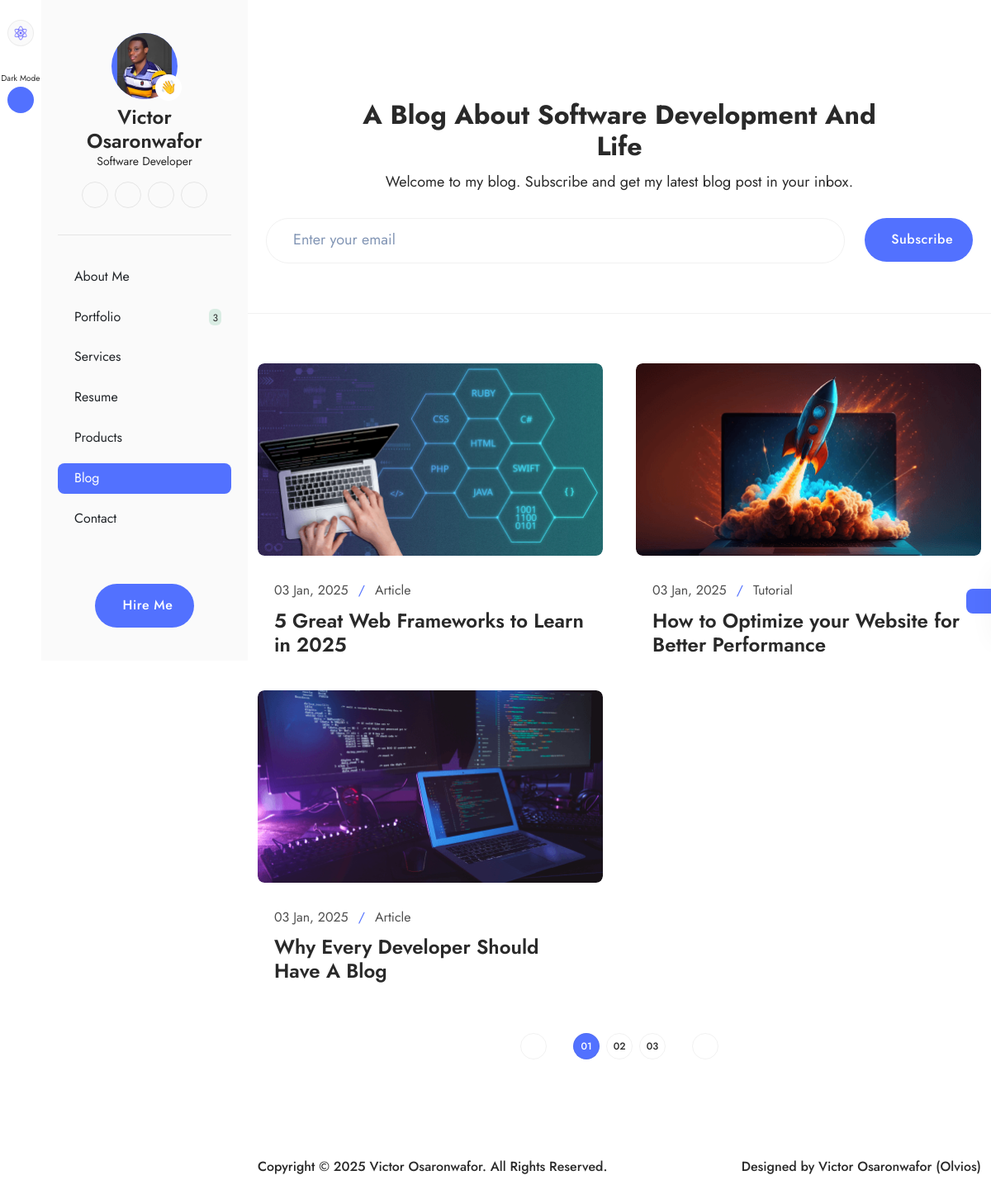
The page /blog.php on the database as committed earlier.
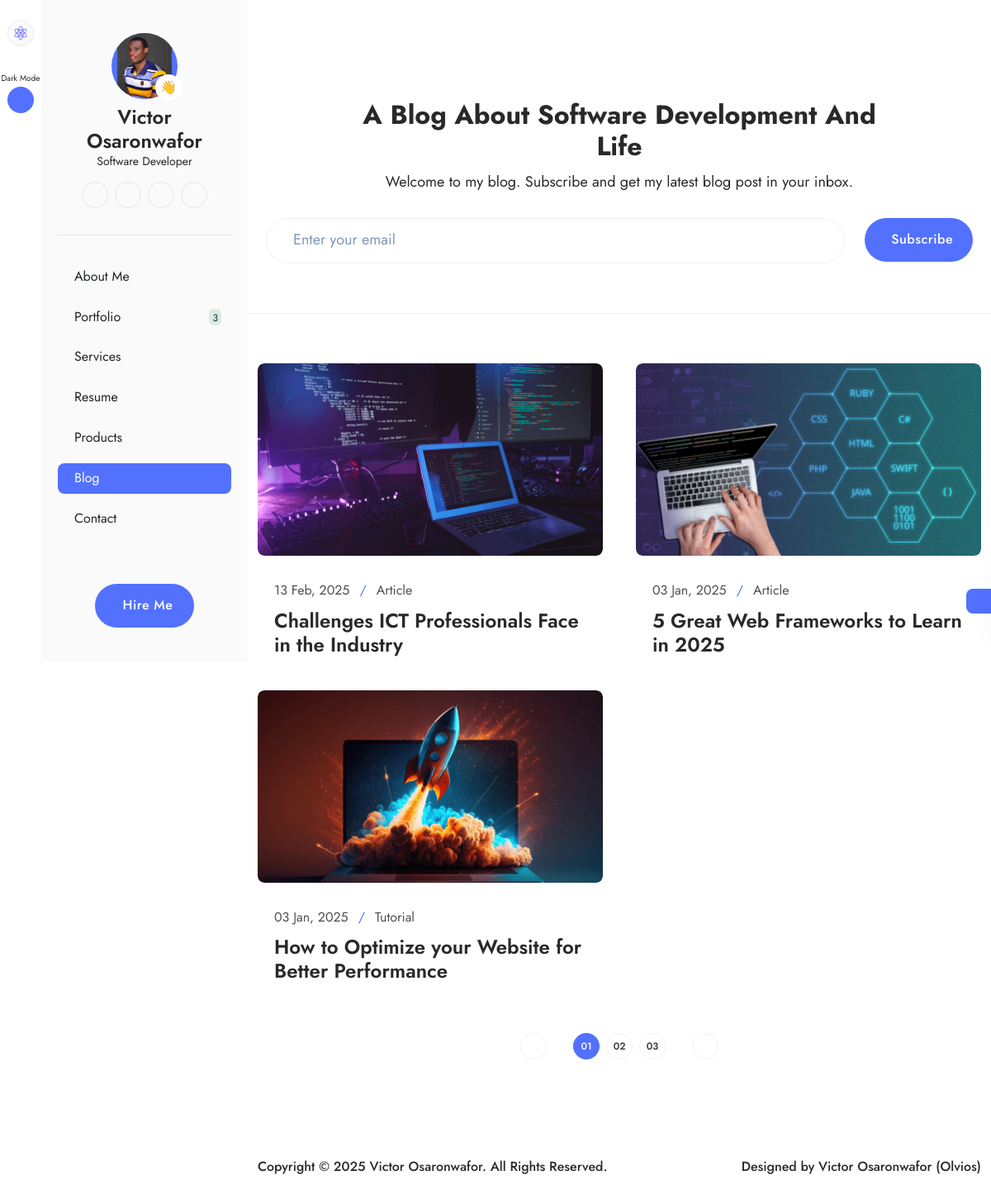
The same page on the database as committed later.
### tables this page shows
CREATE TABLE `settings` (
  `id` int(11) NOT NULL,
  `phone` varchar(255) DEFAULT NULL,
  `email` varchar(255) DEFAULT NULL,
  `office_address` longtext DEFAULT NULL,
  `facebook` varchar(255) DEFAULT NULL,
  `instagram` varchar(255) DEFAULT NULL,
  `twitter` varchar(255) DEFAULT NULL,
  `linkedIn` varchar(255) DEFAULT NULL,
  `youtube` varchar(255) DEFAULT NULL,
  `whatsapp` varchar(255) DEFAULT NULL,
  `whatsapp_url` text DEFAULT NULL,
  `logo` varchar(255) DEFAULT NULL,
  `status` tinyint(4) NOT NULL DEFAULT 0,
  `date` datetime NOT NULL DEFAULT current_timestamp()
);

CREATE TABLE `about_me` (
  `id` int(11) NOT NULL,
  `name` varchar(255) NOT NULL,
  `role` varchar(255) NOT NULL,
  `intro_title` text NOT NULL,
  `intro_text` text NOT NULL,
  `years_of_experience` int(11) NOT NULL,
  `projects_completed` int(11) NOT NULL,
  `clients_worldwide` int(11) NOT NULL,
  `what_i_do` text NOT NULL,
  `pro_summary` text NOT NULL,
  `skills` text NOT NULL,
  `education` text NOT NULL,
  `awards` text NOT NULL,
  `certifications` text NOT NULL,
  `languages` text NOT NULL,
  `interest` text NOT NULL,
  `github_link` varchar(255) NOT NULL,
  `image` varchar(255) NOT NULL,
  `resume` varchar(255) NOT NULL,
  `status` tinyint(4) NOT NULL DEFAULT 0,
  `date` datetime NOT NULL DEFAULT current_timestamp()
);

CREATE TABLE `posts` (
  `id` int(11) NOT NULL,
  `title` varchar(255) NOT NULL,
  `slug` varchar(255) NOT NULL,
  `category` varchar(255) NOT NULL,
  `caption` text NOT NULL,
  `quote` text NOT NULL,
  `quoted_by` varchar(255) NOT NULL,
  `description` longtext NOT NULL,
  `image` varchar(255) NOT NULL,
  `video_url` text NOT NULL,
  `conclusion` text NOT NULL,
  `meta_title` varchar(255) NOT NULL,
  `meta_keywords` text NOT NULL,
  `meta_description` text NOT NULL,
  `status` tinyint(4) NOT NULL DEFAULT 0,
  `author` varchar(255) NOT NULL,
  `date` datetime NOT NULL DEFAULT current_timestamp()
);

### webadmin/classes/Database.php (called while the page is built, shortened)
<?php
class Database
{
    private $hostname = "localhost";
    private $username = "root";
    private $password = "";
    private $dbname = "olvios";
    private $conn;
    private function connect()
    {
        try {
            $this->conn = new PDO("mysql:host=$this->hostname;dbname=$this->dbname", $this->username, $this->password);
            $this->conn->setAttribute(PDO::ATTR_ERRMODE, PDO::ERRMODE_EXCEPTION);
        } catch (PDOException $th) {
            echo "Connection failed: " . $th->getMessage();
            die();
        }
    }
    public function getConnection()
    {
        return $this->conn;
    }
}

### webadmin/classes/functions.php (called while the page is built, shortened)
<?php
require 'Database.php';
require 'AboutMe.php';
require 'Blog.php';
require 'Portfolio.php';
require 'Settings.php';
$database = new Database();
$aboutMe = new AboutMe($database);
$blog = new Blog($database);
$portfolio = new Portfolio($database);
$settings = new Settings($database);
function setActivePage1($currentPage, $linkPage)
{
    if ($currentPage === $linkPage) {
        return 'bg1-color';
    } else {
        return '';
    }
}
function setActivePage2($currentPage, $linkPage)
{
    if ($currentPage === $linkPage) {
        return 'n11-color';
    } else {
        return '';
    }
}

### webadmin/classes/Settings.php (called while the page is built, shortened)
<?php
class Settings
{
    private $db;
    public function __construct(Database $database)
    {
        $this->db = $database->getConnection();
    }
    public function getSettings($id, $status)
    {
        $sql = "SELECT * FROM settings WHERE id=? AND status=?";
        $statement = $this->db->prepare($sql);
        $statement->bindParam(1, $id, PDO::PARAM_INT);
        $statement->bindParam(2, $status, PDO::PARAM_INT);
        $statement->execute();
        $result = $statement->fetch(PDO::FETCH_ASSOC);
        if ($result != null) {
            return $result;
        } else {
            return $result = null;
        }
    }
}

### webadmin/classes/AboutMe.php (called while the page is built, shortened)
<?php
class AboutMe
{
    private $db;
    public function __construct(Database $database)
    {
        $this->db = $database->getConnection();
    }
    public function getAboutMe()
    {
        $id = '1';
        $sql = "SELECT * FROM about_me WHERE id=? LIMIT 1";
        $statement = $this->db->prepare($sql);
        $statement->bindParam(1, $id, PDO::PARAM_INT);
        $statement->execute();
        $result = $statement->fetch(PDO::FETCH_ASSOC);
        return $result ?: [];
    }
}

### webadmin/classes/Portfolio.php (called while the page is built, shortened)
<?php
class Portfolio
{
    private $db;
    public function __construct(Database $database)
    {
        $this->db = $database->getConnection();
    }
    public function portfolioStatusCount()
    {
        $status = 0;
        $sql = "SELECT * FROM portfolios WHERE status=?";
        $statement = $this->db->prepare($sql);
        $statement->bindParam(1, $status, PDO::PARAM_INT);
        $statement->execute();
        $result = $statement->rowCount();
        return $result ?: [];
    }
}

### webadmin/classes/Blog.php (called while the page is built, shortened)
<?php
class Blog
{
    private $db;
    public function __construct(Database $database)
    {
        $this->db = $database->getConnection();
    }
    public function getBlogPosts($limit)
    {
        $status = 0;
        $sql = "SELECT * FROM posts WHERE status=? ORDER BY date DESC LIMIT $limit";
        $statement = $this->db->prepare($sql);
        $statement->bindParam(1, $status, PDO::PARAM_INT);
        $statement->execute();
        $result = $statement->fetchAll(PDO::FETCH_ASSOC);
        return $result ?: [];
    }
}

### blog.php (the view, shortened to what this page needs)
<?php
$currentPage = "blog";
include_once 'components/head.php';
include_once 'components/side-menu.php';
include_once 'components/color-switcher.php';
?>
<section class="pt-120 pb-120 mt-10 mt-lg-0">
    <div class="pb-60 br-bottom-n3">
        <div class="container">
            <div data-aos="zoom-in" class="page-heading">
                <h3 class="page-title fs-onefw-semibold n5-color mb-2 mb-md-3 text-center">
                    A Blog About Software Development And Life
                </h3>
                <p class="fs-seven n5-color mb-4 mb-md-8 text-center">
                    Welcome to my blog. Subscribe and get my latest blog post in
                    your inbox.
                </p>
                <form class="d-flex flex-wrap flex-sm-nowrap gap-3 gap-md-6">
                    <input placeholder="Enter your email"
                        class="brn4 px-4 px-md-8 py-2 py-md-4 rounded-pill n5-color" />
                    <button
                        class="primary-btn fw-medium px-3 px-md-6 py-2 py-md-4 rounded-pill d-flex align-items-center gap-2 mx-auto h-100 flex-shrink-0">
                        <i class="ph ph-paper-plane-tilt"></i>Subscribe
                    </button>
                </form>
            </div>
        </div>
    </div>
    <div class="container">
        <div class="row g-5 g-md-10 mt-5">
            <?php if ($blogPosts != []): ?>
                <?php foreach ($blogPosts as $blogPost): ?>
                    <div data-aos="fade-up" data-aos-duration="700" class="col-sm-6 col-xxl-4">
                        <a href="blog-details.php?read=<?= $blogPost['slug'] ?>" class="blog-card">
                            <div class="blog-img rounded-3 overflow-hidden">
                                <img src="assets/images/posts/<?= $blogPost['image'] ?>"
                                    alt="<?= $blogPost['title'] ?? '' ?> | Victor Osaronwafor Olvios" class="rounded-3 w-100" />
                            </div>
                            <div class="pt-4 pt-md-8 px-3 px-md-5">
                                <div class="d-flex align-items-center gap-3 mb-2 mb-md-3">
                                    <span class="n4-color fs-eight"><?= (date('d M, Y', strtotime($blogPost['date']))) ?></span>
                                    <span class="p1-color fs-eight">/</span>
                                    <span class="n4-color fs-eight"><?= $blogPost['category'] ?? '' ?></span>
                                </div>
                                <h4 class="blog-title fs-five n5-color fw-semibold">
                                    <?= $blogPost['title'] ?? '' ?>
                                </h4>
                            </div>
                        </a>
                    </div>
                <?php endforeach; ?>
            <?php endif; ?>
        </div>
        <div data-aos="zoom-in-up" class="d-flex gap-4 gap-md-8 justify-content-center mt-8 mt-md-15">
            <div class="pagination-countainer brn4 n5-color">
            </div>
            <div class="d-flex gap-2 align-items-center">
                <div class="pagination-countainer brn4 pagination-active">
                    01
                </div>
                <div class="pagination-countainer brn4 n5-color">02</div>
                <div class="pagination-countainer brn4 n5-color">03</div>
            </div>
            <div class="pagination-countainer brn4 n5-color">
            </div>
        </div>
    </div>
</section>
<?php
include_once 'components/footer.php';
?>

### components/head.php (shortened to what this page needs)
<?php
require_once 'webadmin/classes/functions.php';
$webSetting = $settings->getSettings('1', '0');
$getAboutMe = $aboutMe->getAboutMe();
$blogPosts = $blog->getBlogPosts("3");
?>
<!DOCTYPE html>
<html lang="en">
<head>
  <link rel="stylesheet" href="assets/css/style.css" />
  <link rel="stylesheet" href="../unpkg.com/aos%403.0.0-beta.6/dist/aos.css" />
  <link rel="stylesheet" href="../cdn.jsdelivr.net/npm/swiper%4011/swiper-bundle.min.css" />
</head>
<body>
  <div class="d-flex gap-6">

### components/side-menu.php (shortened to what this page needs)
<div class="side-menu">
  <div class="d-flex">
    <div class="side-menu-left">
      <div>
        <div class="d-flex flex-column gap-8 justify-content-center align-items-center mt-6">
          <a href="index.php" class="side-icon p1-color bgn2-color brn4">
            <img src="assets/images/settings/<?= $webSetting['logo'] ?? 'logo.png' ?>" alt="Victor Osaronwafor Olvios"
              width="20" class="img-fluid">
          </a>
          <div class="d-flex flex-column align-items-center gap-1">
            <span class="toggle_name fs-eleven n5-color">DarkMode</span>
            <button class="side-icon bg1-color mood_toggle">
            </button>
          </div>
        </div>
      </div>
    </div>
    <div class="side-menu-right overflow-y-auto">
      <div class="d-flex flex-column gap-6 justify-content-between py-10 px-5 bgn2-color h-100">
        <div class="">
          <div class="sidebar-profile">
            <div class="position-relative">
              <div class="profile-img1 d-flex justify-content-center overflow-hidden">
                <img src="assets/images/aboutMe/<?= $getAboutMe['image'] ?>" alt="<?= $getAboutMe['name'] ?? '' ?>"
                  class="" />
              </div>
              <span class="thumb">👋</span>
            </div>
            <h4 class="n5-color fw-semibold fs-five mt-2 text-center">
              <?= $getAboutMe['name'] ?? '' ?>
            </h4>
            <span class="n5-color fs-nine d-block text-center"><?= $getAboutMe['role'] ?? '' ?></span>
            <div class="d-flex justify-content-center gap-2 align-items-center mt-4">
              <a href="<?= $webSetting['linkedIn'] ?: '' ?>" class="social-icon p1-color">
              </a>
              <a href="<?= $getAboutMe['github_link'] ?: '' ?>" class="social-icon p1-color">
              </a>
              <a href="<?= $webSetting['youtube'] ?: '' ?>" class="social-icon p1-color">
              </a>
              <a href="<?= $webSetting['whatsapp_url'] ?: '' ?>" class="social-icon p1-color">
                <i class="ph ph-whatsapp-logo"></i></a>
            </div>
          </div>
          <div class="line-divider my-4 my-md-8"></div>
          <div class="menu-list">
            <ul class="d-flex flex-column gap-3">
              <li class="rounded-3 <?= setActivePage1($currentPage, 'homepage') ?>">
                <a href="index.php"
                  class="d-flex align-items-center gap-2 <?= setActivePage2($currentPage, 'homepage') ?> fs-eight px-3 py-2"> About Me</a>
              </li>
              <li class="rounded-3 <?= setActivePage1($currentPage, 'portfolio') ?>">
                <a href="portfolio.php" class="d-flex justify-content-between align-items-center">
                  <div
                    class="d-flex align-items-center gap-2 <?= setActivePage2($currentPage, 'portfolio') ?> fs-eight px-3 py-2">
                    <i class="ph ph-code-block fs-six"></i> Portfolio
                  </div>
                  <span
                    class="n5-color bg2-color fs-ten px-1 pt-1 rounded-2 me-3"><?= $portfolio->portfolioStatusCount() ?></span>
                </a>
              </li>
              <li class="rounded-3 <?= setActivePage1($currentPage, 'services') ?>">
                <a href="services.php"
                  class="d-flex align-items-center gap-2 <?= setActivePage2($currentPage, 'services') ?> fs-eight px-3 py-2">Services</a>
              </li>
              <li class="rounded-3 <?= setActivePage1($currentPage, 'resume') ?>">
                <a href="resume.php"
                  class="d-flex align-items-center gap-2 <?= setActivePage2($currentPage, 'resume') ?>  fs-eight px-3 py-2"> Resume</a>
              </li>
              <li class="rounded-3 <?= setActivePage1($currentPage, 'products') ?>">
                <a href="products.php"
                  class="d-flex align-items-center gap-2 <?= setActivePage2($currentPage, 'products') ?> fs-eight px-3 py-2">Products</a>
              </li>
              <li class="rounded-3 <?= setActivePage1($currentPage, 'blog') ?>">
                <a href="blog.php"
                  class="d-flex align-items-center gap-2 <?= setActivePage2($currentPage, 'blog') ?> fs-eight px-3 py-2">Blog</a>
              </li>
              <li class="rounded-3 <?= setActivePage1($currentPage, 'contact') ?>">
                <a href="contact.php"
                  class="d-flex align-items-center gap-2 <?= setActivePage2($currentPage, 'contact') ?> fs-eight px-3 py-2">Contact</a>
              </li>
            </ul>
          </div>
        </div>
        <a href="contact.php"
          class="primary-btn fw-medium px-3 px-md-6 py-2 py-md-4 rounded-pill d-flex align-items-center gap-2 mx-auto">
          <i class="ph ph-paper-plane-tilt"></i>Hire Me
        </a>
      </div>
    </div>
  </div>
</div>
<div class="main-content w-100">

### components/color-switcher.php (shortened to what this page needs)
<div class="color-switcher">
  <button class="switcher-btn">
  </button>
</div>

### components/footer.php (shortened to what this page needs)
<section
  class="container d-flex flex-wrap gap-3 gap-md-6 justify-content-center justify-content-sm-between align-items-center pb-4 pb-md-8 text-center mb-16 mb-lg-0">
  <span class="fs-eight fw-medium n5-color order-sm-2">Designed by
    <a href="javascript:void(0)" class="fs-eight fw-medium n5-color">Victor Osaronwafor (Olvios)</a></span>
  <span class="fs-eight fw-medium n5-color order-sm-1">Copyright © <?= date('Y') ?>
    <a href="index.php" class="fs-eight fw-medium n5-color">Victor Osaronwafor</a>. All Rights Reserved.</span>
</section>
</div>
</div>
</body>
</html>

Rows that differ between the two databases and show on the page:
no longer on this page (row edited): posts: image (picture), date "03 Jan, 2025", category "Article", title "Why Every Developer Should Have A Blog"
added posts: image (picture), date "13 Feb, 2025", category "Article", title "Challenges ICT Professionals Face in the Industry"
